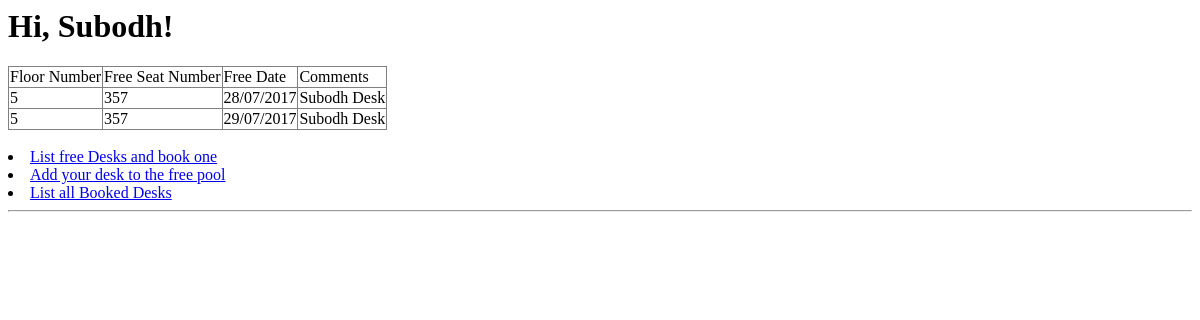
The app's page /bookedDesks, older data.
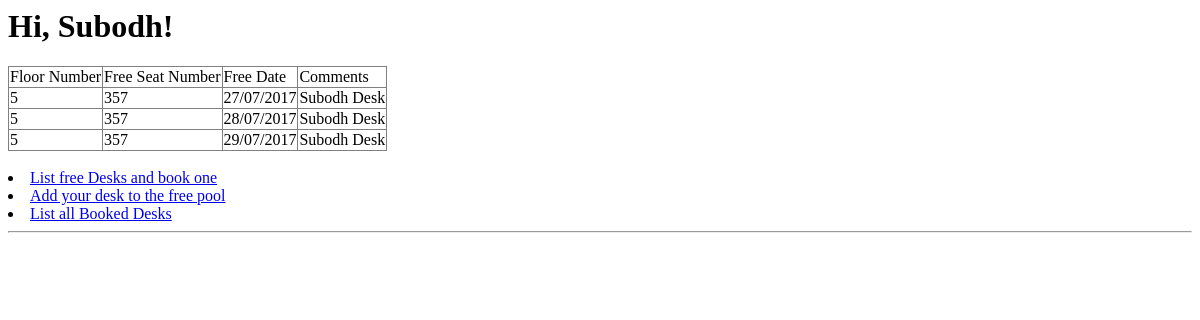
The same page, newer data.
### tables this page shows
CREATE TABLE bookedHotDesk (
	Floor INTEGER,
	DeskNo  INTEGER,
	Free_date DATE,
	Remark TEXT,
	Primary Key(DeskNo, Free_date)
	);

### app/views.py (the view)
@app.route('/bookedDesks')
def bookedDesks():
	user = {'nickname' : 'Subodh'} ##fake user]#
	allocatedDesk = dao.allocatedDesk()
	if not allocatedDesk:
		return '''<HTML><TITLE>No HotDesk</TITLE><BODY>Sorry !
			No HotDesk allocated as of now<BR><A href="/">HotDesk App</A>
			</BODY></HTML>'''
	else:
		return  render_template("DesksAllocated.html", user=user, allocatedDesk=allocatedDesk)

### HotDeskDAO.py (called while the page is built)
def allocatedDesk():
	allocateDesk = list()
	conn = sqlite3.connect('HotDesk.sqlite')
	cursor = conn.cursor()
	cursor.execute('''
	CREATE TABLE IF NOT EXISTS bookedHotDesk (
	Floor INTEGER,
	DeskNo  INTEGER,
	Free_date DATE,
	Remark TEXT,
	Primary Key(DeskNo, Free_date)
	);''')
	allocateDeskRS = cursor.execute('''
	SELECT rowid, Floor, DeskNo, Free_date, Remark
	from bookedHotDesk order by Free_date asc''')
	for row in allocateDeskRS:
		allocateDesk.append({'rowid' : row[0], 'floor' : row[1], 'deskno' : row[2], 'free_date' : row[3], 'remark' : row[4]})
	return allocateDesk

### app/templates/DesksAllocated.html (shortened to what this page needs)
<html>
	<head>
	</head>
	<body>
		<h1>Hi, {{ user.nickname}}! </h1>
		<table frame=box rules=ALL borger="5" >
			<THEAD>
				<TR>
					<TD>Floor Number
					<TD>Free Seat Number
					<TD>Free Date
					<TD>Comments
			<THEAD>
			<TBODY>
				{% for desk in allocatedDesk %}
				<TR>
					<TD>{{desk.floor }}
					<TD>{{desk.deskno }}
					<TD>{{desk.free_date }}
					<TD>{{desk.remark }}
				{% endfor %}
			</TBODY>
		</TABLE><BR>
		{% include 'common.html' %}

Row changes from the older to the newer data that the page shows:
added bookedHotDesk: floor "5", deskno "357", free_date "27/07/2017", remark "Subodh Desk"
